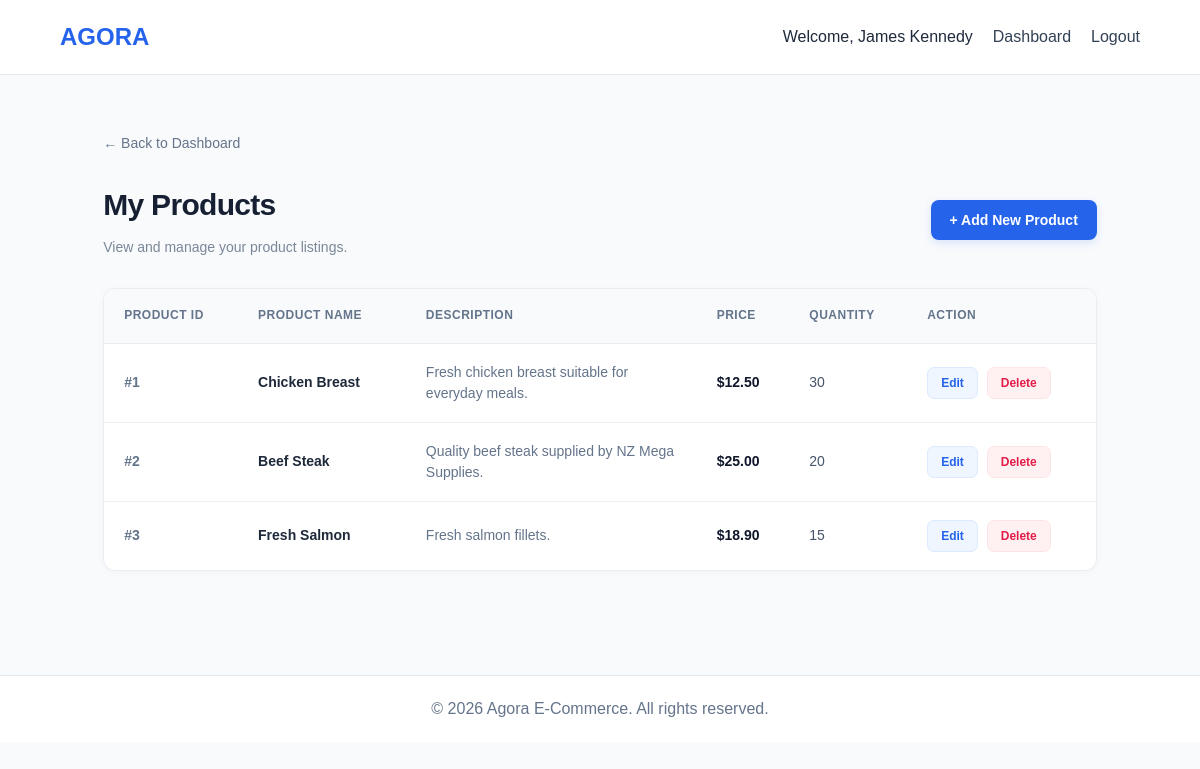
Page /index.php?page=my-products (signed in) on the committed database.
### tables this page shows
CREATE TABLE products (
    product_id INT AUTO_INCREMENT PRIMARY KEY,
    seller_id INT NOT NULL,
    product_name VARCHAR(150) NOT NULL,
    description TEXT NULL,
    price DECIMAL(10,2) NOT NULL,
    quantity INT NOT NULL DEFAULT 0,

    CONSTRAINT chk_product_price
        CHECK (price >= 0),

    CONSTRAINT chk_product_quantity
        CHECK (quantity >= 0),

    CONSTRAINT fk_products_seller
        FOREIGN KEY (seller_id)
        REFERENCES users(user_id)
        ON UPDATE CASCADE
        ON DELETE RESTRICT
);

### controllers/productController.php (called while the page is built, shortened)
<?php
require_once __DIR__ . "/../models/Product.php";
class ProductController
{
    private $productModel;
    public function __construct($conn)
    {
        $this->productModel = new Product($conn);
    }
    public function myProducts()
    {
        $products = $this->productModel->getBySellerId(
            $_SESSION["user_id"]
        );
        require __DIR__ . "/../views/seller/products/index.php";
    }
}
?>

### models/product.php (called while the page is built, shortened)
<?php
class Product
{
    private $conn;
    public function __construct($conn)
    {
        $this->conn = $conn;
    }
    public function getBySellerId($sellerId)
    {
        $sql = "SELECT * FROM products WHERE seller_id = ?";
        $stmt = $this->conn->prepare($sql);
        $stmt->execute([$sellerId]);
        return $stmt->fetchAll(PDO::FETCH_ASSOC);
    }
}
?>

### views/seller/products/index.php (the view, shortened to what this page needs)
<?php
require __DIR__ . "/../../layouts/header.php";
?>
<link rel="stylesheet" href="css/seller/products.css">
<div class="products-back-container">
    <a href="index.php?page=seller-dashboard" class="back-button">
        ← Back to Dashboard
    </a>
</div>
<section class="seller-products-page">
    <div class="products-heading">
        <div>
            <h1>My Products</h1>
            <p>View and manage your product listings.</p>
        </div>
        <button type="button"
                class="add-product-button"
                onclick="openAddModal()">
            + Add New Product
        </button>
    </div>
    <div class="product-table-card">
        <div class="table-container">
            <table class="products-table">
                <thead>
                    <tr>
                        <th>Product ID</th>
                        <th>Product Name</th>
                        <th>Description</th>
                        <th>Price</th>
                        <th>Quantity</th>
                        <th>Action</th>
                    </tr>
                </thead>
                <tbody>
                    <?php if (!empty($products)): ?>
                        <?php foreach ($products as $product): ?>
                            <tr>
                                <td>
                                    #<?= (int)$product["product_id"] ?>
                                </td>
                                <td>
                                    <?= htmlspecialchars($product["product_name"]) ?>
                                </td>
                                <td>
                                    <?= htmlspecialchars($product["description"] ?? "") ?>
                                </td>
                                <td>
                                    $<?= number_format((float)$product["price"], 2) ?>
                                </td>
                                <td>
                                    <?= (int)$product["quantity"] ?>
                                </td>
                                <td class="product-actions">
                                    <button
                                        type="button"
                                        class="edit-button"
                                        data-id="<?= (int)$product["product_id"] ?>"
                                        data-name="<?= htmlspecialchars($product["product_name"], ENT_QUOTES, "UTF-8") ?>"
                                        data-description="<?= htmlspecialchars($product["description"] ?? "", ENT_QUOTES, "UTF-8") ?>"
                                        data-price="<?= htmlspecialchars((string)$product["price"], ENT_QUOTES, "UTF-8") ?>"
                                        data-quantity="<?= (int)$product["quantity"] ?>"
                                        onclick="openEditModal(this)">
                                        Edit
                                    </button>
                                    <form
                                        action="index.php?page=delete-product"
                                        method="POST"
                                        onsubmit="return confirm('Are you sure you want to delete this product?');">
                                        <button type="submit" class="delete-button">
                                            Delete
                                        </button>
                                    </form>
                                </td>
                            </tr>
                        <?php endforeach; ?>
                    <?php endif; ?>
                </tbody>
            </table>
        </div>
    </div>
</section>
<?php require __DIR__ . "/../../layouts/footer.php"; ?>

### public/index.php (shortened to what this page needs)
<?php
require_once __DIR__ . "/../controllers/BusinessController.php";
require_once __DIR__ . "/../controllers/ProductController.php";
require_once __DIR__ . "/../controllers/OrderController.php";
$productController = new ProductController($conn);
$page = $_GET["page"] ?? "home";
switch ($page) {
    case "my-products":
        $productController->myProducts();
        break;
}
?>

### views/layouts/header.php (shortened to what this page needs)
<!DOCTYPE html>
<html lang="en">
<head>
    <link rel="stylesheet" href="css/style.css">
</head>
<body>
<header class="main-header">
    <div class="container">
        <a href="index.php" class="logo">
            AGORA
        </a>
        <nav>
            <?php if (isset($_SESSION["user_id"])): ?>
                <span>
                    Welcome,
                    <?php echo htmlspecialchars($_SESSION["full_name"]); ?>
                </span>
                <a href="index.php?page=dashboard">Dashboard</a>
                <a href="index.php?page=logout">Logout</a>
            <?php else: ?>
                <a href="index.php?page=login">Login</a>
                <a href="index.php?page=register">Register</a>
            <?php endif; ?>
        </nav>
    </div>
</header>
<main class="container">

### views/layouts/footer.php (shortened to what this page needs)
</main>
<footer class="main-footer">
    <div class="container">
        <p>&copy; <?php echo date("Y"); ?> Agora E-Commerce. All rights reserved.</p>
    </div>
</footer>
</body>
</html>

### public/css/style.css (style rules this page uses)
* { margin: 0; padding: 0; box-sizing: border-box; }
body { font-family: Arial, sans-serif; background: #f8fafc; color: #1e293b; line-height: 1.6; }
.container { width: 90%; max-width: 1200px; margin: auto; }
.main-header { background: #ffffff; border-bottom: 1px solid #e2e8f0; padding: 18px 0; }
.main-header .container { display: flex; justify-content: space-between; align-items: center; }
.logo { color: #2563eb; font-size: 24px; font-weight: bold; text-decoration: none; }
.main-header nav { display: flex; gap: 20px; }
.main-header nav a { color: #334155; text-decoration: none; }
main { min-height: 75vh; padding: 30px 0; }
button { background: #2563eb; color: white; padding: 11px 18px; border: none; border-radius: 7px; cursor: pointer; }
.main-footer { background: white; border-top: 1px solid #e2e8f0; text-align: center; padding: 20px; color: #64748b; }

### public/css/seller/products.css (style rules this page uses)
.seller-products-page, .products-back-container { width: 92%; max-width: 1250px; margin-left: auto; margin-right: auto; }
.products-back-container { margin-top: 25px; margin-bottom: 25px; }
.back-button { display: inline-flex; align-items: center; gap: 8px; color: #64748b; text-decoration: none; font-size: 14px; font-weight: 500; transition: color 0.2s ease; }
.products-heading { display: flex; justify-content: space-between; align-items: center; gap: 20px; margin-bottom: 30px; }
.products-heading h1 { font-size: 30px; font-weight: 700; letter-spacing: -0.7px; color: #172033; margin: 0 0 7px; }
.products-heading p { font-size: 14px; color: #7b8798; margin: 0; }
.add-product-button { display: inline-flex; align-items: center; justify-content: center; gap: 8px; background: #2563eb; color: #ffffff; border: none; border-radius: 8px; padding: 12px 19px; font-size: 14px; font-weight: 600; cursor: pointer; white-space: nowrap; box-shadow: 0 3px 8px rgba(37, 99, 235, 0.15); transition: all 0.2s ease; }
.product-table-card { background: #ffffff; border: 1px solid #e8edf3; border-radius: 12px; overflow: hidden; box-shadow: 0 2px 8px rgba(15, 23, 42, 0.03); }
.table-container { width: 100%; overflow-x: auto; }
.products-table { width: 100%; border-collapse: collapse; text-align: left; }
.products-table thead { background: #f8fafc; }
.products-table th { padding: 17px 20px; color: #64748b; font-size: 12px; font-weight: 700; text-transform: uppercase; letter-spacing: 0.5px; border-bottom: 1px solid #e8edf3; white-space: nowrap; }
.products-table td { padding: 18px 20px; color: #475569; font-size: 14px; border-bottom: 1px solid #edf0f4; vertical-align: middle; }
.products-table tbody tr { transition: background 0.2s ease; }
.products-table tbody tr:last-child td { border-bottom: none; }
.products-table td:first-child { color: #64748b; font-weight: 600; white-space: nowrap; }
.products-table td:nth-child(2) { color: #1e293b; font-weight: 600; min-width: 150px; }
.products-table td:nth-child(3) { color: #64748b; max-width: 260px; line-height: 1.5; }
.products-table td:nth-child(4) { color: #0f172a; font-weight: 600; white-space: nowrap; }
.products-table td:nth-child(5) { color: #475569; font-weight: 500; }
.product-actions { white-space: nowrap; }
.product-actions form { display: inline-block; margin: 0; }
.edit-button, .delete-button { display: inline-flex; align-items: center; justify-content: center; padding: 8px 13px; border-radius: 7px; font-size: 12px; font-weight: 600; border: 1px solid transparent; cursor: pointer; transition: all 0.2s ease; margin-right: 5px; }
.edit-button { background: #eff6ff; color: #2563eb; border-color: #dbeafe; }
.delete-button { background: #fff1f2; color: #e11d48; border-color: #ffe4e6; }

### rows in the picture
products: product_id "1", product_name "Chicken Breast", description "Fresh chicken breast suitable for everyday meals.", price "12.50", quantity "30"
products: product_id "2", product_name "Beef Steak", description "Quality beef steak supplied by NZ Mega Supplies.", price "25.00", quantity "20"
products: product_id "3", product_name "Fresh Salmon", description "Fresh salmon fillets.", price "18.90", quantity "15"

### other values in the picture
$_SESSION["full_name"] "James Kennedy"
